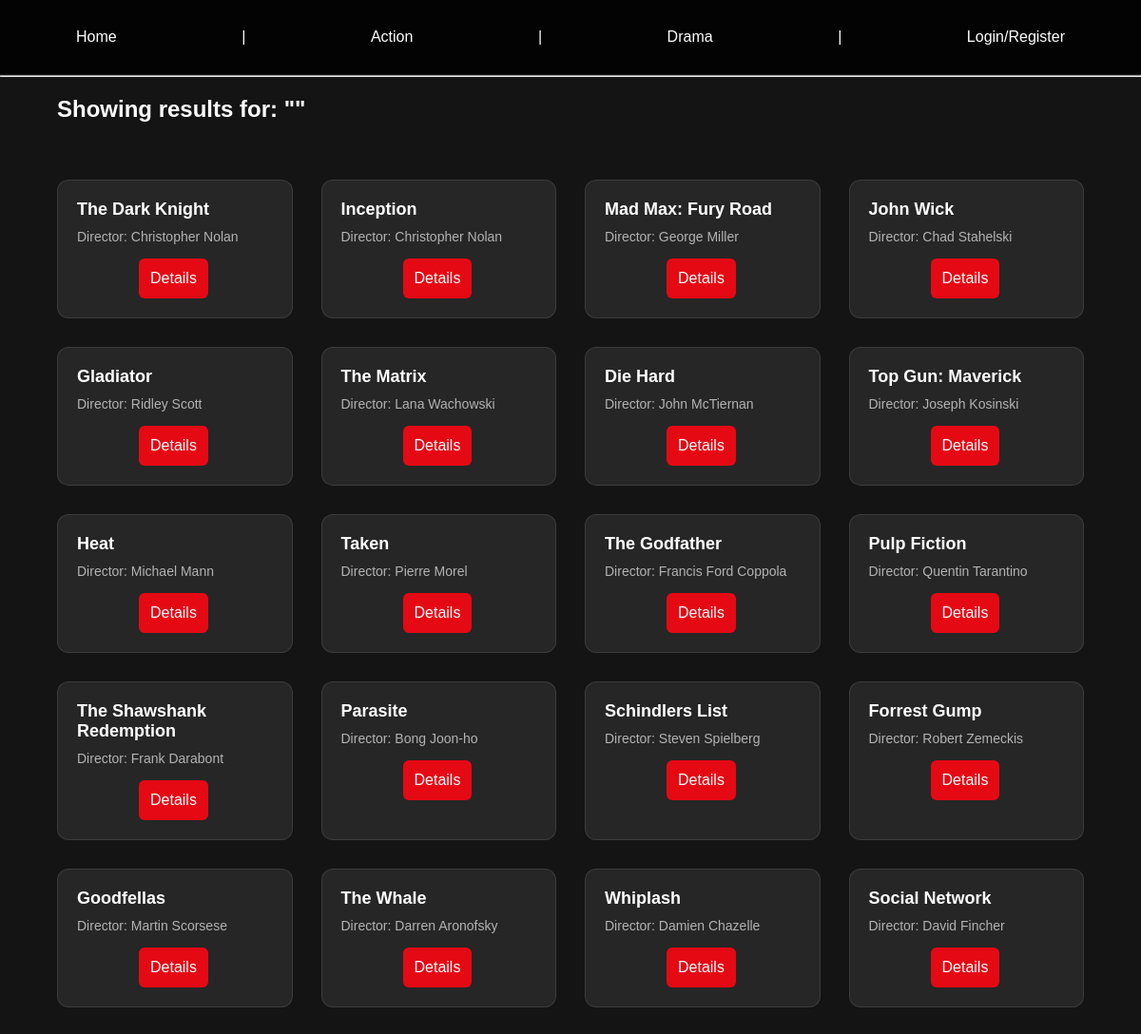
Screenshot of /search.php with the database file from the repository.
### tables this page shows
CREATE TABLE movies (
  id int NOT NULL AUTO_INCREMENT,
  title varchar(255) NOT NULL,
  director varchar(100) NOT NULL,
  actors text,
  category enum('action','drama') NOT NULL,
  price decimal(10,2) NOT NULL,
  image varchar(255) DEFAULT NULL,
  description text,
  PRIMARY KEY (id)
);

### search.php (the view)
<?php
include("config/db.php");
include("header.php");
$search_query = isset($_GET['q']) ? $_GET['q'] : '';
$search_param = "%" . $search_query . "%";
$stmt = $conn->prepare("SELECT * FROM movies WHERE title LIKE ? OR director LIKE ?");
$stmt->bind_param("ss", $search_param, $search_param);
$stmt->execute();
$result = $stmt->get_result();
?>
<h2>Showing results for: "<?php echo htmlspecialchars($search_query); ?>"</h2>
<div class="movie-container">
    <?php if ($result->num_rows > 0): ?>
        <?php while($row = $result->fetch_assoc()): ?>
            <div class="movie-card">
                <h3><?php echo htmlspecialchars($row['title']); ?></h3>
                <p>Director: <?php echo htmlspecialchars($row['director']); ?></p>
                <a href="movie.php?id=<?php echo $row['id']; ?>" class="btn">Details</a>
            </div>
        <?php endwhile; ?>
    <?php else: ?>
        <p>No movies found matching that search.</p>
    <?php endif; ?>
</div>

### header.php (shortened to what this page needs)
<!DOCTYPE html>
<html>
<head>
    <link rel="stylesheet" href="assets/style.css">
</head>
<body>
<nav>
    <a href="index.php">Home</a> |
    <a href="category.php?type=action">Action</a> |
    <a href="category.php?type=drama">Drama</a> |
    <?php if(isset($_SESSION['user_id'])): ?>
        <a href="cart.php">My Cart</a> |
        <a href="profile.php">Profile</a> |
        <a href="logout.php">Logout</a>
    <?php else: ?>
        <a href="welcome.php">Login/Register</a>
    <?php endif; ?>
</nav>
<hr>

### assets/style.css (style rules this page uses)
* { margin: 0; padding: 0; box-sizing: border-box; font-family: Arial, Helvetica, sans-serif; }
body { background-color: #141414; color: white; }
nav { background: rgba(0, 0, 0, 0.85); display: flex; justify-content: space-between; align-items: center; padding: 20px 5%; position: sticky; top: 0; border-bottom: 1px solid rgba(255, 255, 255, 0.1); }
nav a { color: white; text-decoration: none; padding: 10px 20px; }
h2 { font-size: 24px; margin: 20px 5%; }
.movie-container { display: grid; grid-template-columns: repeat(auto-fill, minmax(240px, 1fr)); gap: 30px; padding: 40px 5%; }
.movie-card { background: rgba(255, 255, 255, 0.08); border: 1px solid rgba(255, 255, 255, 0.1); border-radius: 12px; padding: 20px; transition: 0.3s; }
.movie-card h3 { font-size: 18px; margin-bottom: 10px; }
.movie-card p { font-size: 14px; color: #b3b3b3; margin-bottom: 15px; }
.btn { background: #e50914; margin-left: 65px; color: white; padding: 12px; border: none; border-radius: 6px; text-align: center; text-decoration: none; display: inline-block; cursor: pointer; }

### rows the page displays
movies: title "The Dark Knight", director "Christopher Nolan"
movies: title "Inception", director "Christopher Nolan"
movies: title "Mad Max: Fury Road", director "George Miller"
movies: title "John Wick", director "Chad Stahelski"
movies: title "Gladiator", director "Ridley Scott"
movies: title "The Matrix", director "Lana Wachowski"
movies: title "Die Hard", director "John McTiernan"
movies: title "Top Gun: Maverick", director "Joseph Kosinski"
movies: title "Heat", director "Michael Mann"
movies: title "Taken", director "Pierre Morel"
movies: title "The Godfather", director "Francis Ford Coppola"
movies: title "Pulp Fiction", director "Quentin Tarantino"
movies: title "The Shawshank Redemption", director "Frank Darabont"
movies: title "Parasite", director "Bong Joon-ho"
movies: title "Schindlers List", director "Steven Spielberg"
movies: title "Forrest Gump", director "Robert Zemeckis"
movies: title "Goodfellas", director "Martin Scorsese"
movies: title "The Whale", director "Darren Aronofsky"
movies: title "Whiplash", director "Damien Chazelle"
movies: title "Social Network", director "David Fincher"
